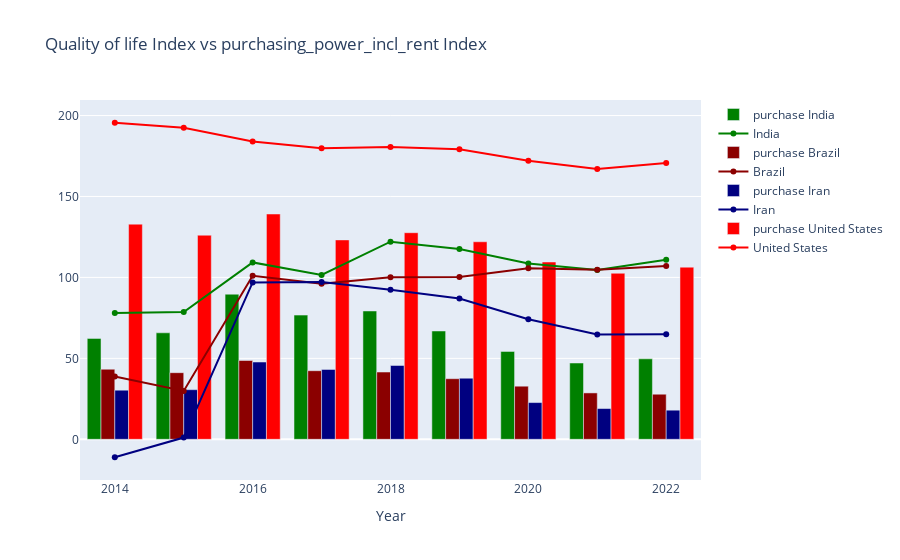

Source (notebook cell):
### Markdown cell above
## Looking at purchasing_power_incl_rent_index

### Code cell
fig = go.Figure()
for country_name in countries_list:
    fig.add_trace(
        go.Bar(
            x=df[country_name].index,
            y=df[country_name]["purchasing_power_incl_rent_index"],
            name="purchase " + country_name,
            marker_color=country_colors[country_name],
        )
    )
    fig.add_trace(
        go.Scatter(
            x=df[country_name].index,
            y=df[country_name]["quality_of_life_index"],
            mode="lines+markers",
            name=country_name,
            marker_color=country_colors[country_name],
        )
    )

fig.update_layout(
     title_text="Quality of life Index vs purchasing_power_incl_rent Index", barmode="group", xaxis_title="Year"
)
fig.show()

### Figure 1 — Plotly figure (JSON) as saved in the notebook; plotly's stock layout.template omitted (floating-point values rounded to 4 significant figures)
{"data": [{"marker": {"color": "green"}, "name": "purchase India", "type": "bar", "x": [2014, 2015, 2016, 2017, 2018, 2019, 2020, 2021, 2022], "y": [62.33, 65.79, 89.65, 76.73, 79.27, 66.91, 54.3, 47.13, 49.72]}, {"marker": {"color": "green"}, "mode": "lines+markers", "name": "India", "type": "scatter", "x": [2014, 2015, 2016, 2017, 2018, 2019, 2020, 2021, 2022], "y": [78.01, 78.6, 109.3, 101.5, 122.1, 117.5, 108.6, 104.5, 111.0]}, {"marker": {"color": "darkred"}, "name": "purchase Brazil", "type": "bar", "x": [2014, 2015, 2016, 2017, 2018, 2019, 2020, 2021, 2022], "y": [43.29, 41.16, 48.69, 42.38, 41.55, 37.43, 32.81, 28.66, 27.85]}, {"marker": {"color": "darkred"}, "mode": "lines+markers", "name": "Brazil", "type": "scatter", "x": [2014, 2015, 2016, 2017, 2018, 2019, 2020, 2021, 2022], "y": [38.76, 29.84, 101.0, 96.15, 100.1, 100.3, 105.6, 104.7, 107.0]}, {"marker": {"color": "navy"}, "name": "purchase Iran", "type": "bar", "x": [2014, 2015, 2016, 2017, 2018, 2019, 2020, 2021, 2022], "y": [30.33, 30.65, 47.73, 43.18, 45.6, 37.74, 22.69, 19.0, 17.98]}, {"marker": {"color": "navy"}, "mode": "lines+markers", "name": "Iran", "type": "scatter", "x": [2014, 2015, 2016, 2017, 2018, 2019, 2020, 2021, 2022], "y": [-11.08, 1.069, 96.93, 97.17, 92.43, 87.02, 74.14, 64.73, 64.89]}, {"marker": {"color": "red"}, "name": "purchase United States", "type": "bar", "x": [2014, 2015, 2016, 2017, 2018, 2019, 2020, 2021, 2022], "y": [132.9, 126.1, 139.2, 123.2, 127.6, 122.0, 109.5, 102.6, 106.3]}, {"marker": {"color": "red"}, "mode": "lines+markers", "name": "United States", "type": "scatter", "x": [2014, 2015, 2016, 2017, 2018, 2019, 2020, 2021, 2022], "y": [195.5, 192.5, 184.0, 179.7, 180.6, 179.2, 172.1, 167.0, 170.7]}], "layout": {"barmode": "group", "title": {"text": "Quality of life Index vs purchasing_power_incl_rent Index"}, "xaxis": {"title": {"text": "Year"}}}}
